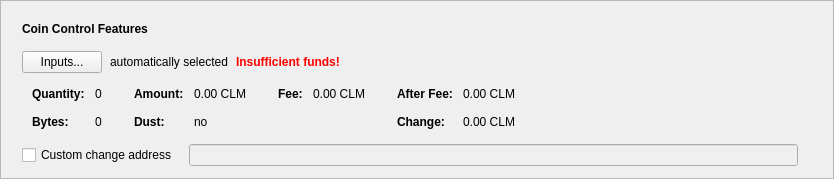
      <widget class="QFrame" name="frameCoinControl">
       <property name="sizePolicy">
        <sizepolicy hsizetype="Expanding" vsizetype="Fixed">
         <horstretch>0</horstretch>
         <verstretch>0</verstretch>
        </sizepolicy>
       </property>
       <property name="frameShape">
        <enum>QFrame::StyledPanel</enum>
       </property>
       <property name="frameShadow">
        <enum>QFrame::Raised</enum>
       </property>
       <layout class="QVBoxLayout" name="verticalLayout_2">
        <item>
         <layout class="QVBoxLayout" name="verticalLayoutCoinControl" stretch="0,0,0,0,0">
          <property name="spacing">
           <number>0</number>
          </property>
          <property name="sizeConstraint">
           <enum>QLayout::SetDefaultConstraint</enum>
          </property>
          <property name="leftMargin">
           <number>10</number>
          </property>
          <property name="topMargin">
           <number>10</number>
          </property>
          <item>
           <layout class="QHBoxLayout" name="horizontalLayoutCoinControl1">
            <property name="bottomMargin">
             <number>15</number>
            </property>
            <item>
             <widget class="QLabel" name="labelCoinControlFeatures">
              <property name="sizePolicy">
               <sizepolicy hsizetype="Preferred" vsizetype="Maximum">
                <horstretch>0</horstretch>
                <verstretch>0</verstretch>
               </sizepolicy>
              </property>
              <property name="font">
               <font>
                <weight>75</weight>
                <bold>true</bold>
               </font>
              </property>
              <property name="styleSheet">
               <string notr="true">font-weight:bold;</string>
              </property>
              <property name="text">
               <string>Coin Control Features</string>
              </property>
             </widget>
            </item>
           </layout>
          </item>
          <item>
           <layout class="QHBoxLayout" name="horizontalLayoutCoinControl2" stretch="0,0,0,0">
            <property name="spacing">
             <number>8</number>
            </property>
            <property name="bottomMargin">
             <number>10</number>
            </property>
            <item>
             <widget class="QPushButton" name="pushButtonCoinControl">
              <property name="styleSheet">
               <string notr="true"/>
              </property>
              <property name="text">
               <string>Inputs...</string>
              </property>
              <property name="autoDefault">
               <bool>false</bool>
              </property>
             </widget>
            </item>
            <item>
             <widget class="QLabel" name="labelCoinControlAutomaticallySelected">
              <property name="text">
               <string>automatically selected</string>
              </property>
              <property name="margin">
               <number>5</number>
              </property>
             </widget>
            </item>
            <item>
             <widget class="QLabel" name="labelCoinControlInsuffFunds">
              <property name="font">
               <font>
                <weight>75</weight>
                <bold>true</bold>
               </font>
              </property>
              <property name="styleSheet">
               <string notr="true">color:red;font-weight:bold;</string>
              </property>
              <property name="text">
               <string>Insufficient funds!</string>
              </property>
              <property name="margin">
               <number>5</number>
              </property>
             </widget>
            </item>
            <item>
             <spacer name="horizontalSpacerCoinControl">
              <property name="orientation">
               <enum>Qt::Horizontal</enum>
              </property>
              <property name="sizeHint" stdset="0">
               <size>
                <width>40</width>
                <height>1</height>
               </size>
              </property>
             </spacer>
            </item>
           </layout>
          </item>
          <item>
           <widget class="QWidget" name="widgetCoinControl" native="true">
            <property name="sizePolicy">
             <sizepolicy hsizetype="Preferred" vsizetype="Preferred">
              <horstretch>0</horstretch>
              <verstretch>0</verstretch>
             </sizepolicy>
            </property>
            <property name="minimumSize">
             <size>
              <width>0</width>
              <height>0</height>
             </size>
            </property>
            <property name="styleSheet">
             <string notr="true"/>
            </property>
            <layout class="QHBoxLayout" name="horizontalLayoutCoinControl5">
             <property name="leftMargin">
              <number>0</number>
             </property>
             <property name="topMargin">
              <number>0</number>
             </property>
             <property name="rightMargin">
              <number>0</number>
             </property>
             <property name="bottomMargin">
              <number>0</number>
             </property>
             <item>
              <layout class="QHBoxLayout" name="horizontalLayoutCoinControl3" stretch="0,0,0,1">
               <property name="spacing">
                <number>20</number>
               </property>
               <property name="topMargin">
                <number>0</number>
               </property>
               <property name="bottomMargin">
                <number>10</number>
               </property>
               <item>
                <layout class="QFormLayout" name="formLayoutCoinControl1">
                 <property name="horizontalSpacing">
                  <number>10</number>
                 </property>
                 <property name="verticalSpacing">
                  <number>14</number>
                 </property>
                 <property name="leftMargin">
                  <number>10</number>
                 </property>
                 <property name="topMargin">
                  <number>4</number>
                 </property>
                 <property name="rightMargin">
                  <number>6</number>
                 </property>
                 <item row="0" column="0">
                  <widget class="QLabel" name="labelCoinControlQuantityText">
                   <property name="font">
                    <font>
                     <weight>75</weight>
                     <bold>true</bold>
                    </font>
                   </property>
                   <property name="text">
                    <string>Quantity:</string>
                   </property>
                   <property name="margin">
                    <number>0</number>
                   </property>
                  </widget>
                 </item>
                 <item row="0" column="1">
                  <widget class="QLabel" name="labelCoinControlQuantity">
                   <property name="cursor">
                    <cursorShape>IBeamCursor</cursorShape>
                   </property>
                   <property name="contextMenuPolicy">
                    <enum>Qt::ActionsContextMenu</enum>
                   </property>
                   <property name="text">
                    <string notr="true">0</string>
                   </property>
                   <property name="margin">
                    <number>0</number>
                   </property>
                   <property name="textInteractionFlags">
                    <set>Qt::LinksAccessibleByMouse|Qt::TextSelectableByKeyboard|Qt::TextSelectableByMouse</set>
                   </property>
                  </widget>
                 </item>
                 <item row="1" column="0">
                  <widget class="QLabel" name="labelCoinControlBytesText">
                   <property name="font">
                    <font>
                     <weight>75</weight>
                     <bold>true</bold>
                    </font>
                   </property>
                   <property name="text">
                    <string>Bytes:</string>
                   </property>
                  </widget>
                 </item>
                 <item row="1" column="1">
                  <widget class="QLabel" name="labelCoinControlBytes">
                   <property name="cursor">
                    <cursorShape>IBeamCursor</cursorShape>
                   </property>
                   <property name="contextMenuPolicy">
                    <enum>Qt::ActionsContextMenu</enum>
                   </property>
                   <property name="text">
                    <string notr="true">0</string>
                   </property>
                   <property name="textInteractionFlags">
                    <set>Qt::LinksAccessibleByMouse|Qt::TextSelectableByKeyboard|Qt::TextSelectableByMouse</set>
                   </property>
                  </widget>
                 </item>
                </layout>
               </item>
               <item>
                <layout class="QFormLayout" name="formLayoutCoinControl2">
                 <property name="horizontalSpacing">
                  <number>10</number>
                 </property>
                 <property name="verticalSpacing">
                  <number>14</number>
                 </property>
                 <property name="leftMargin">
                  <number>6</number>
                 </property>
                 <property name="topMargin">
                  <number>4</number>
                 </property>
                 <property name="rightMargin">
                  <number>6</number>
                 </property>
                 <item row="0" column="0">
                  <widget class="QLabel" name="labelCoinControlAmountText">
                   <property name="font">
                    <font>
                     <weight>75</weight>
                     <bold>true</bold>
                    </font>
                   </property>
                   <property name="text">
                    <string>Amount:</string>
                   </property>
                   <property name="margin">
                    <number>0</number>
                   </property>
                  </widget>
                 </item>
                 <item row="0" column="1">
                  <widget class="QLabel" name="labelCoinControlAmount">
                   <property name="cursor">
                    <cursorShape>IBeamCursor</cursorShape>
                   </property>
                   <property name="contextMenuPolicy">
                    <enum>Qt::ActionsContextMenu</enum>
                   </property>
                   <property name="text">
                    <string notr="true">0.00 CLM</string>
                   </property>
                   <property name="textInteractionFlags">
                    <set>Qt::LinksAccessibleByMouse|Qt::TextSelectableByKeyboard|Qt::TextSelectableByMouse</set>
                   </property>
                  </widget>
                 </item>
                 <item row="1" column="0">
                  <widget class="QLabel" name="labelCoinControlLowOutputText">
                   <property name="font">
                    <font>
                     <weight>75</weight>
                     <bold>true</bold>
                    </font>
                   </property>
                   <property name="text">
                    <string>Dust:</string>
                   </property>
                  </widget>
                 </item>
                 <item row="1" column="1">
                  <widget class="QLabel" name="labelCoinControlLowOutput">
                   <property name="cursor">
                    <cursorShape>IBeamCursor</cursorShape>
                   </property>
                   <property name="contextMenuPolicy">
                    <enum>Qt::ActionsContextMenu</enum>
                   </property>
                   <property name="text">
                    <string notr="true">no</string>
                   </property>
                   <property name="textInteractionFlags">
                    <set>Qt::LinksAccessibleByMouse|Qt::TextSelectableByKeyboard|Qt::TextSelectableByMouse</set>
                   </property>
                  </widget>
                 </item>
                </layout>
               </item>
               <item>
                <layout class="QFormLayout" name="formLayoutCoinControl3">
                 <property name="horizontalSpacing">
                  <number>10</number>
                 </property>
                 <property name="verticalSpacing">
                  <number>14</number>
                 </property>
                 <property name="leftMargin">
                  <number>6</number>
                 </property>
                 <property name="topMargin">
                  <number>4</number>
                 </property>
                 <property name="rightMargin">
                  <number>6</number>
                 </property>
                 <item row="0" column="0">
                  <widget class="QLabel" name="labelCoinControlFeeText">
                   <property name="font">
                    <font>
                     <weight>75</weight>
                     <bold>true</bold>
                    </font>
                   </property>
                   <property name="text">
                    <string>Fee:</string>
                   </property>
                   <property name="margin">
                    <number>0</number>
                   </property>
                  </widget>
                 </item>
                 <item row="0" column="1">
                  <widget class="QLabel" name="labelCoinControlFee">
                   <property name="cursor">
                    <cursorShape>IBeamCursor</cursorShape>
                   </property>
                   <property name="contextMenuPolicy">
                    <enum>Qt::ActionsContextMenu</enum>
                   </property>
                   <property name="text">
                    <string notr="true">0.00 CLM</string>
                   </property>
                   <property name="textInteractionFlags">
                    <set>Qt::LinksAccessibleByMouse|Qt::TextSelectableByKeyboard|Qt::TextSelectableByMouse</set>
                   </property>
                  </widget>
                 </item>
                </layout>
               </item>
               <item>
                <layout class="QFormLayout" name="formLayoutCoinControl4">
                 <property name="horizontalSpacing">
                  <number>10</number>
                 </property>
                 <property name="verticalSpacing">
                  <number>14</number>
                 </property>
                 <property name="leftMargin">
                  <number>6</number>
                 </property>
                 <property name="topMargin">
                  <number>4</number>
                 </property>
                 <property name="rightMargin">
                  <number>6</number>
                 </property>
                 <item row="0" column="0">
                  <widget class="QLabel" name="labelCoinControlAfterFeeText">
                   <property name="font">
                    <font>
                     <weight>75</weight>
                     <bold>true</bold>
                    </font>
                   </property>
                   <property name="text">
                    <string>After Fee:</string>
                   </property>
                   <property name="margin">
                    <number>0</number>
                   </property>
                  </widget>
                 </item>
                 <item row="0" column="1">
                  <widget class="QLabel" name="labelCoinControlAfterFee">
                   <property name="cursor">
                    <cursorShape>IBeamCursor</cursorShape>
                   </property>
                   <property name="contextMenuPolicy">
                    <enum>Qt::ActionsContextMenu</enum>
                   </property>
                   <property name="text">
                    <string notr="true">0.00 CLM</string>
                   </property>
                   <property name="textInteractionFlags">
                    <set>Qt::LinksAccessibleByMouse|Qt::TextSelectableByKeyboard|Qt::TextSelectableByMouse</set>
                   </property>
                  </widget>
                 </item>
                 <item row="1" column="0">
                  <widget class="QLabel" name="labelCoinControlChangeText">
                   <property name="font">
                    <font>
                     <weight>75</weight>
                     <bold>true</bold>
                    </font>
                   </property>
                   <property name="text">
                    <string>Change:</string>
                   </property>
                  </widget>
                 </item>
                 <item row="1" column="1">
                  <widget class="QLabel" name="labelCoinControlChange">
                   <property name="cursor">
                    <cursorShape>IBeamCursor</cursorShape>
                   </property>
                   <property name="contextMenuPolicy">
                    <enum>Qt::ActionsContextMenu</enum>
                   </property>
                   <property name="text">
                    <string notr="true">0.00 CLM</string>
                   </property>
                   <property name="textInteractionFlags">
                    <set>Qt::LinksAccessibleByMouse|Qt::TextSelectableByKeyboard|Qt::TextSelectableByMouse</set>
                   </property>
                  </widget>
                 </item>
                </layout>
               </item>
              </layout>
             </item>
            </layout>
           </widget>
          </item>
          <item>
           <layout class="QHBoxLayout" name="horizontalLayoutCoinControl4" stretch="0,0,0">
            <property name="spacing">
             <number>12</number>
            </property>
            <property name="sizeConstraint">
             <enum>QLayout::SetDefaultConstraint</enum>
            </property>
            <property name="topMargin">
             <number>5</number>
            </property>
            <property name="rightMargin">
             <number>5</number>
            </property>
            <item>
             <widget class="QCheckBox" name="checkBoxCoinControlChange">
              <property name="toolTip">
               <string>If this is activated, but the change address is empty or invalid, change will be sent to a newly generated address.</string>
              </property>
              <property name="text">
               <string>Custom change address</string>
              </property>
             </widget>
            </item>
            <item>
             <widget class="QValidatedLineEdit" name="lineEditCoinControlChange">
              <property name="enabled">
               <bool>false</bool>
              </property>
              <property name="sizePolicy">
               <sizepolicy hsizetype="Expanding" vsizetype="Fixed">
                <horstretch>0</horstretch>
                <verstretch>0</verstretch>
               </sizepolicy>
              </property>
             </widget>
            </item>
            <item>
             <widget class="QLabel" name="labelCoinControlChangeLabel">
              <property name="sizePolicy">
               <sizepolicy hsizetype="Preferred" vsizetype="Expanding">
                <horstretch>0</horstretch>
                <verstretch>0</verstretch>
               </sizepolicy>
              </property>
              <property name="minimumSize">
               <size>
                <width>0</width>
                <height>0</height>
               </size>
              </property>
              <property name="text">
               <string/>
              </property>
              <property name="margin">
               <number>3</number>
              </property>
             </widget>
            </item>
           </layout>
          </item>
          <item>
           <spacer name="verticalSpacerCoinControl">
            <property name="orientation">
             <enum>Qt::Vertical</enum>
            </property>
            <property name="sizeType">
             <enum>QSizePolicy::Expanding</enum>
            </property>
            <property name="sizeHint" stdset="0">
             <size>
              <width>800</width>
              <height>1</height>
             </size>
            </property>
           </spacer>
          </item>
         </layout>
        </item>
       </layout>
      </widget>
